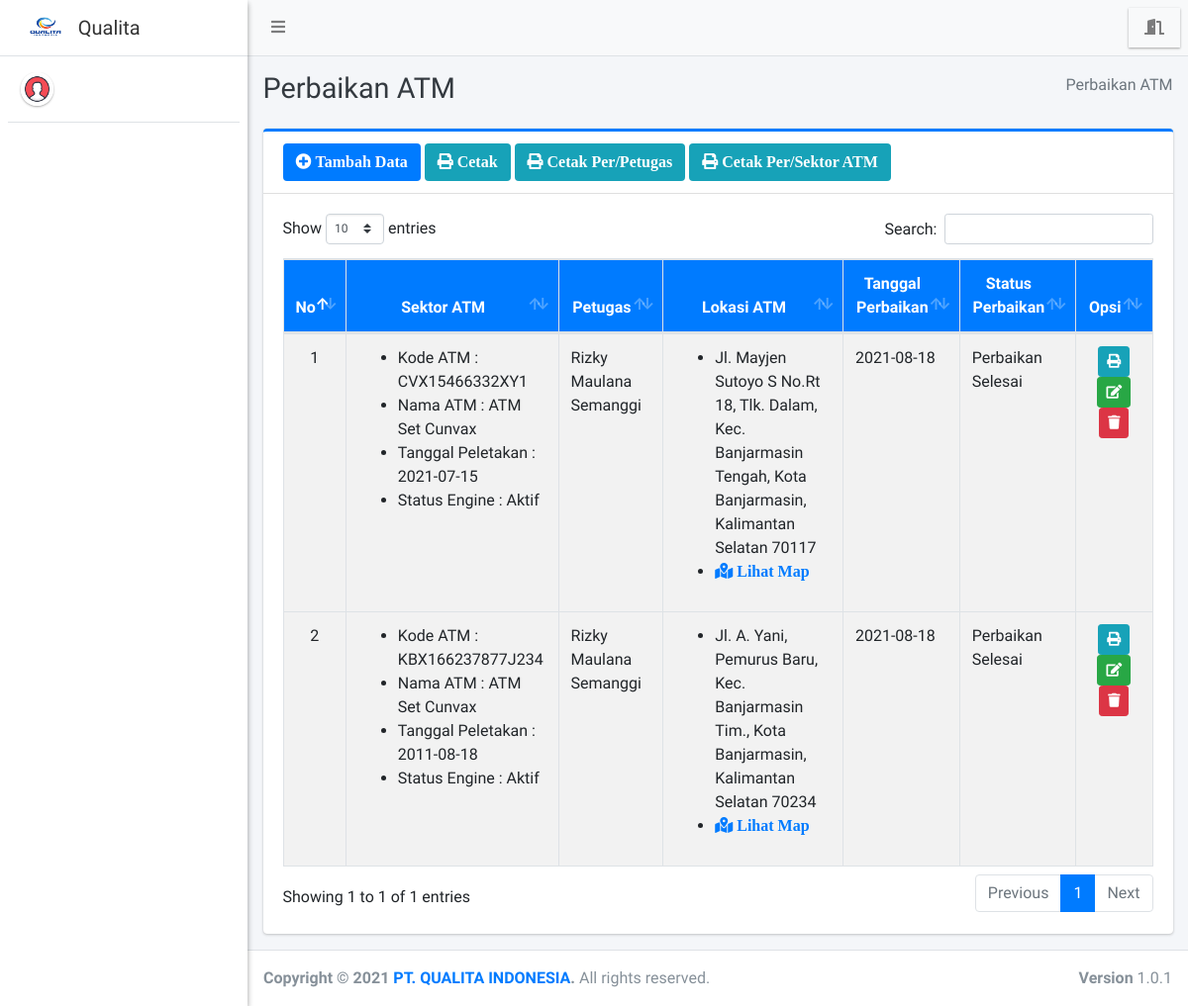
Before: /admin/perbaikan/index.php with the older database file.
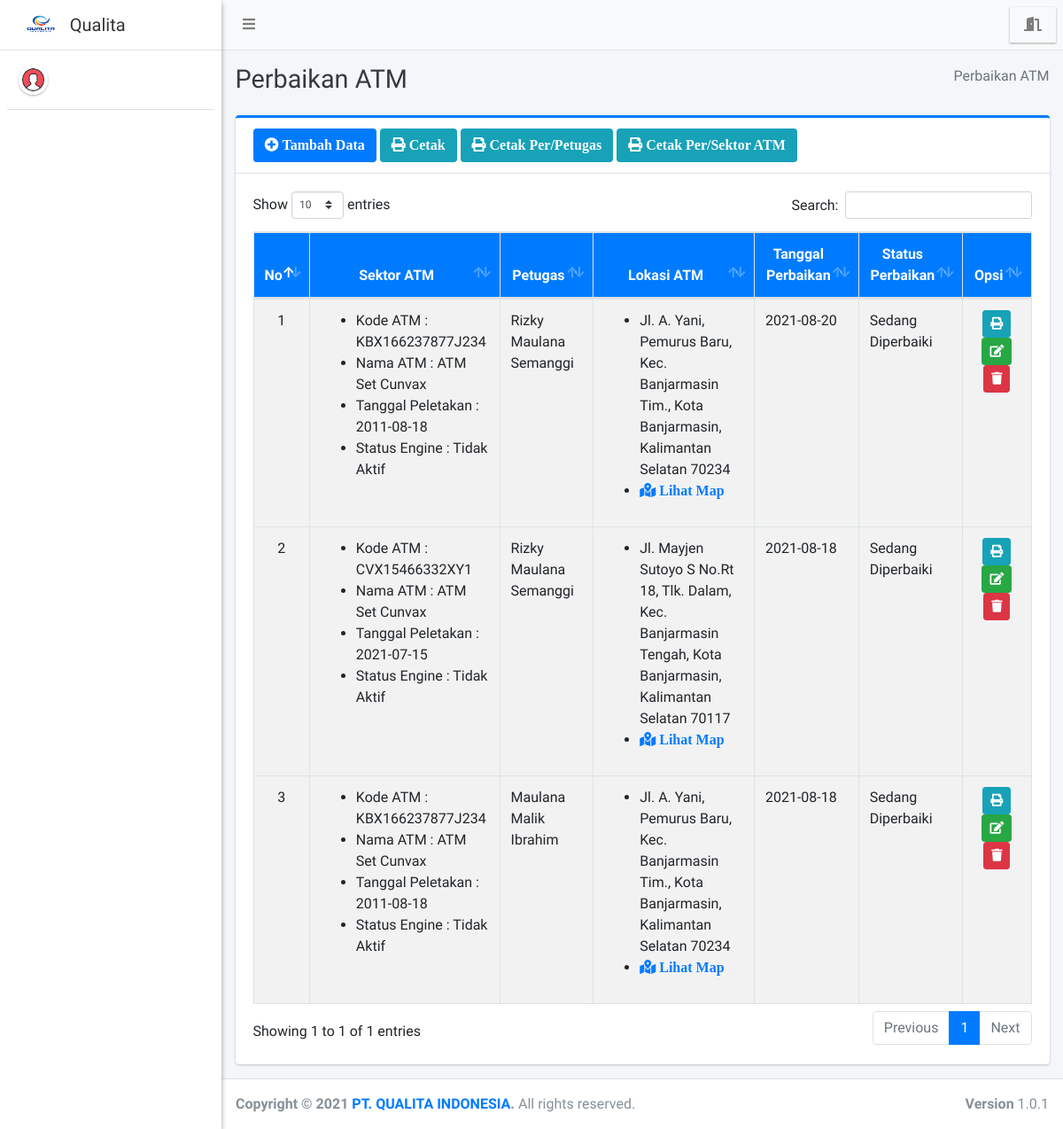
After: the same page with the newer database file.
### tables this page shows
CREATE TABLE `perbaikan` (
  `id_perbaikan` int(11) NOT NULL,
  `id_sektoratm` int(11) DEFAULT NULL,
  `id_petugas` int(11) DEFAULT NULL,
  `tanggal_perbaikan` date DEFAULT NULL,
  `foto_sebelum` varchar(255) DEFAULT NULL,
  `tanggal_selesai` date DEFAULT NULL,
  `foto_sesudah` varchar(255) DEFAULT NULL,
  `status_perbaikan` varchar(50) DEFAULT NULL
);

CREATE TABLE `barang` (
  `kode_barang` varchar(35) NOT NULL,
  `nama_barang` varchar(100) NOT NULL,
  `tahun_produksi` varchar(25) NOT NULL,
  `lokasi_produksi` varchar(100) NOT NULL
);

CREATE TABLE `sektor_atm` (
  `id_sektoratm` int(11) NOT NULL,
  `kode_barang` varchar(35) NOT NULL,
  `bank` varchar(150) NOT NULL,
  `kecamatan` varchar(40) NOT NULL,
  `lokasi_atm` varchar(255) NOT NULL,
  `link_gmap` text NOT NULL,
  `tgl_peletakan` varchar(25) NOT NULL,
  `status` varchar(75) NOT NULL
);

CREATE TABLE `petugas` (
  `id_petugas` int(11) NOT NULL,
  `id_user` int(11) DEFAULT NULL,
  `nama_petugas` varchar(255) DEFAULT NULL,
  `email` varchar(255) DEFAULT NULL
);

### config/config.php (called while the page is built, shortened)
<?php
	function base_url($url = null){
		$base_url = "http://localhost/qualita-indonesia";
		if ($url != null) {
			return $base_url."/".$url;
		}else{
			return $base_url;
		}
	}
 ?>

### admin/perbaikan/index.php (the view, shortened to what this page needs)
<?php
require '../../config/config.php';
require '../../config/koneksi.php';
?>
<!DOCTYPE html>
<html>
<?php
include '../../templates/head.php';
?>
<body class="hold-transition sidebar-mini layout-fixed">
    <div class="wrapper">
        <?php
        include '../../templates/navbar.php';
        ?>
        <?php
        include '../../templates/sidebar.php';
        ?>
        <div class="content-wrapper">
            <div class="content-header">
                <div class="container-fluid">
                    <div class="row mb-2">
                        <div class="col-sm-6">
                            <h1 class="m-0 text-dark">Perbaikan ATM</h1>
                        </div>
                        <div class="col-sm-6">
                            <ol class="breadcrumb float-sm-right">
                                <li class="breadcrumb-item active">Perbaikan ATM</li>
                            </ol>
                        </div>
                    </div>
                </div>
            </div>
            <section class="content">
                <div class="container-fluid">
                    <div class="row">
                        <div class="col-12">
                            <div class="card card-primary card-outline">
                                <div class="card-header">
                                    <a href="tambah" class="btn bg-blue"><i class="fa fa-plus-circle"> Tambah Data</i></a>
                                    <a href="print" target="blank" class="btn bg-info"><i class="fa fa-print"> Cetak</i></a>
                                    <a href="#" data-toggle="modal" data-target="#modal_print" class="btn bg-info"><i class="fa fa-print"> Cetak Per/Petugas</i></a>
                                    <a href="#" data-toggle="modal" data-target="#modal_printatm" class="btn bg-info"><i class="fa fa-print"> Cetak Per/Sektor ATM</i></a>
                                </div>
                                <div class="card-body">
                                    <div class="table-responsive">
                                        <table id="example1" class="table table-bordered table-striped">
                                            <thead class="bg-blue">
                                                <tr align="center">
                                                    <th>No</th>
                                                    <th>Sektor ATM</th>
                                                    <th>Petugas</th>
                                                    <th>Lokasi ATM</th>
                                                    <th>Tanggal Perbaikan</th>
                                                    <th>Status Perbaikan</th>
                                                    <th>Opsi</th>
                                                </tr>
                                            </thead>
                                            <?php
                                            $no = 1;
                                            $data = $koneksi->query("SELECT * FROM perbaikan AS p
                                            LEFT JOIN sektor_atm AS sa ON p.id_sektoratm = sa.id_sektoratm
                                            LEFT JOIN barang AS b ON sa.kode_barang = b.kode_barang
                                            LEFT JOIN petugas AS ps ON p.id_petugas = ps.id_petugas
                                            ORDER BY p.id_perbaikan DESC");
                                            while ($row = $data->fetch_array()) {
                                            ?>
                                                <tbody style="background-color: white">
                                                    <tr>
                                                        <td align="center"><?= $no++ ?></td>
                                                        <td>
                                                            <ul>
                                                            <li>Kode ATM : <?= $row['kode_barang'] ?></li>
                                                            <li>Nama ATM : <?= $row['nama_barang'] ?></li>
                                                            <li>Tanggal Peletakan : <?= $row['tgl_peletakan'] ?></li>
                                                            <li>Status Engine : <?= $row['status'] ?></li>
                                                            </ul>
                                                        </td>
                                                        <td><?= $row['nama_petugas'] ?></td>
                                                        <td>
                                                            <ul>
                                                            <li><?= $row['lokasi_atm'] ?></li>
                                                            <li><a href="<?= $row['link_gmap'] ?>" target="blank" class="fa fa-map-marked-alt"> Lihat Map</a></li>
                                                            </ul>
                                                        </td>
                                                        <td><?= $row['tanggal_perbaikan'] ?></td>
                                                        <td><?= $row['status_perbaikan'] ?></td>
                                                        <td align="center">
                                                            <a href="printdetail?id=<?= $row['id_perbaikan'] ?>" target="blank" class="btn btn-info btn-sm" title="detail"><i class="fa fa-print"></i></a>
                                                            <a href="edit?id=<?= $row['id_perbaikan'] ?>" class="btn btn-success btn-sm" title="Edit"><i class="fa fa-edit"></i></a>
                                                            <a href="hapus?id=<?= $row['id_perbaikan'] ?>" class="btn btn-danger btn-sm alert-hapus" title="Hapus"><i class="fa fa-trash"></i></a>
                                                        </td>
                                                    </tr>
                                                </tbody>
                                            <?php } ?>
                                        </table>
                                    </div>
                                </div>
                            </div>
                        </div>
                    </div>
                </div>
            </section>
        </div>
        <?php include_once "../../templates/footer.php"; ?>
    </div>
</body>
</html>

### templates/head.php (shortened to what this page needs)
<head>
  <link rel="stylesheet" href="<?= base_url() ?>/assets/plugins/fontawesome-free/css/all.min.css">
  <link rel="stylesheet" href="https://code.ionicframework.com/ionicons/2.0.1/css/ionicons.min.css">
  <link rel="stylesheet" href="<?= base_url() ?>/assets/plugins/datatables-bs4/css/dataTables.bootstrap4.css">
  <link rel="stylesheet" href="<?= base_url() ?>/assets/plugins/ekko-lightbox/ekko-lightbox.css">
  <link rel="stylesheet" href="<?= base_url() ?>/assets/plugins/bootstrap-fileupload/bootstrap-fileupload.min.css">
  <link rel="stylesheet" href="<?= base_url() ?>/assets/plugins/tempusdominus-bootstrap-4/css/tempusdominus-bootstrap-4.min.css">
  <link rel="stylesheet" href="<?= base_url() ?>/assets/plugins/select2/css/select2.min.css">
  <link rel="stylesheet" href="<?= base_url() ?>/assets/plugins/select2-bootstrap4-theme/select2-bootstrap4.min.css">
  <link rel="stylesheet" href="<?= base_url() ?>/assets/plugins/icheck-bootstrap/icheck-bootstrap.min.css">
  <link rel="stylesheet" href="<?= base_url() ?>/assets/plugins/jqvmap/jqvmap.min.css">
  <link rel="stylesheet" href="<?= base_url() ?>/assets/dist/css/adminlte.min.css">
  <link rel="stylesheet" href="<?= base_url() ?>/assets/plugins/overlayScrollbars/css/OverlayScrollbars.min.css">
  <link rel="stylesheet" href="<?= base_url() ?>/assets/plugins/daterangepicker/daterangepicker.css">
  <link rel="stylesheet" href="<?= base_url() ?>/assets/plugins/summernote/summernote-bs4.css">
  <link rel="stylesheet" href="<?= base_url() ?>/assets/plugins/bootstrap-fileupload/bootstrap-fileupload.min.css">
  <link rel="stylesheet" href="<?= base_url() ?>/assets/alert/sweetalert.css">
</head>

### templates/navbar.php
<nav class="main-header navbar navbar-expand navbar-light navbar-light">
  <ul class="navbar-nav">
    <li class="nav-item">
      <a class="nav-link" data-widget="pushmenu" href="#"><i class="fas fa-bars"></i></a>
    </li>
  </ul>
  <ul class="navbar-nav ml-auto">
    <li class="nav-item dropdown img-square elevation-1">
      <a class="nav-link alert-logout" href="<?= base_url('logout') ?>">
        <i class="fas fa-door-open"></i>
      </a>
    </li>
  </ul>
</nav>

### templates/sidebar.php (shortened to what this page needs)
<aside class="main-sidebar sidebar-light-green elevation-2" >
  <a href="#" class="brand-link">
    <img src="<?= base_url() ?>/assets/dist/img/logo.jpeg" style="width: 50px;" alt="#" class="brand-image" style="opacity: .8">
    <span class="brand-text font-weight-light"><b>Qualita</b></span>
  </a>
  <div class="sidebar">
    <div class="user-panel mt-3 pb-3 d-flex">
      <div class="image">
        <img src="<?= base_url() ?>/assets/dist/img/avatar1.png" class="img-circle elevation-1" alt="User Image">
      </div>
      <div class="info">
      </div>
    </div>
  </div>
</aside>

### templates/footer.php
<footer class="main-footer">
  <strong>Copyright &copy; <?= date('Y') ?> <a href="#">PT. QUALITA INDONESIA</a>.</strong>
  All rights reserved.
  <div class="float-right d-none d-sm-inline-block">
    <b>Version</b> 1.0.1
  </div>
</footer>

Changed rows visible on the page:
added perbaikan: barang.kode_barang "KBX166237877J234", barang.nama_barang "ATM Set Cunvax", id_sektoratm.tgl_peletakan "2011-08-18", id_sektoratm.status "Tidak Aktif", id_petugas.nama_petugas "Rizky Maulana Semanggi", id_sektoratm.lokasi_atm "Jl. A. Yani, Pemurus Baru, Kec. Banjarmasin Tim., Kota Banjarmasin, Kalimantan Selatan 70234", tanggal_perbaikan "2021-08-20", status_perbaikan "Sedang Diperbaiki"
changed perbaikan "CVX15466332XY1": id_sektoratm.status "Aktif" → "Tidak Aktif"; status_perbaikan "Perbaikan Selesai" → "Sedang Diperbaiki"
changed perbaikan: id_sektoratm.status "Aktif" → "Tidak Aktif"; id_petugas.nama_petugas "Rizky Maulana Semanggi" → "Maulana Malik Ibrahim"; status_perbaikan "Perbaikan Selesai" → "Sedang Diperbaiki"
